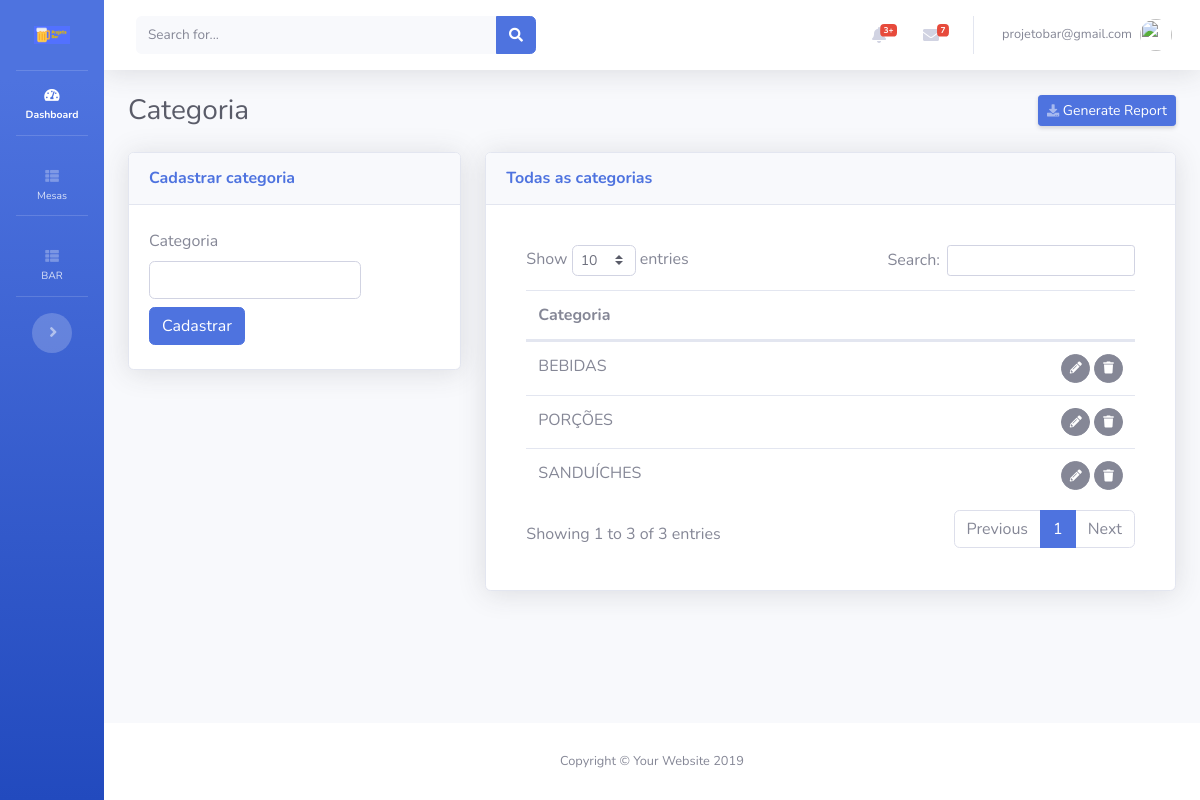
The app's page /views/categorias/Cadastrar.php (signed in) with its own data.
### tables this page shows
CREATE TABLE IF NOT EXISTS `categorias` (
  `id` int(11) NOT NULL AUTO_INCREMENT,
  `categoria` varchar(200) NOT NULL,
  `usuario` int(11) NOT NULL COMMENT 'FK',
  `cadastro` datetime NOT NULL,
  `modificado` datetime NOT NULL,
  PRIMARY KEY (`id`)
);

### views/categorias/templates/FormularioExibir.php (the view, shortened to what this page needs)
<div class="card shadow mb-12">
  <div class="card-header py-3">
    <h6 class="m-0 font-weight-bold text-primary">Todas as categorias</h6>
  </div>
  <div class="card-body">
    <?php
    $sql="SELECT * FROM categorias ORDER BY categoria ASC";
    if ($result=mysqli_query($conecta,$sql))
    {
      ?>
      <div class="card-body">
        <div class="table-responsive">
          <table class="table cell-border table-hover" id="dataTable" width="100%" cellspacing="0">
            <thead>
              <tr>
                <th colspan="2">Categoria</th>
              </tr>
            </thead>
            <tfoot>
              <tbody>
                <?php
                while ($row=mysqli_fetch_assoc($result))
                {
                 ?>
                 <tr>
                  <td>
                    <?php echo $row['categoria'];?>
                  </td>
                  <td align="right">
                    <span id="acoes">
                      <button class="btn btn-secondary btn-circle btn-sm botaoEditarCategoriaTransicao" idcategoria="<?=$row['id']?>">
                        <i class="fas fa-pencil-alt"></i></button>
                        <button class="btn btn-secondary btn-circle btn-sm botaoExcluirCategoriaTransicao" data-toggle="modal" data-target="#modalExcluirCategoria" idcategoria="<?=$row['id']?>"> <i class="fas fa-trash"></i>
                        </span>
                      </td>
                    </tr>
                    <?php
                  }
                  ?>
                </tbody>
              </table>
            </div>
          </div>
          <?php
        }
        ?>
      </div>
    </div>

### records on screen
categorias: categoria "BEBIDAS"
categorias: categoria "PORÇÕES"
categorias: categoria "SANDUÍCHES"

### other values on screen
$_SESSION['login'.$app_token] "projetobar@gmail.com"
$app_page_name "Categoria"
